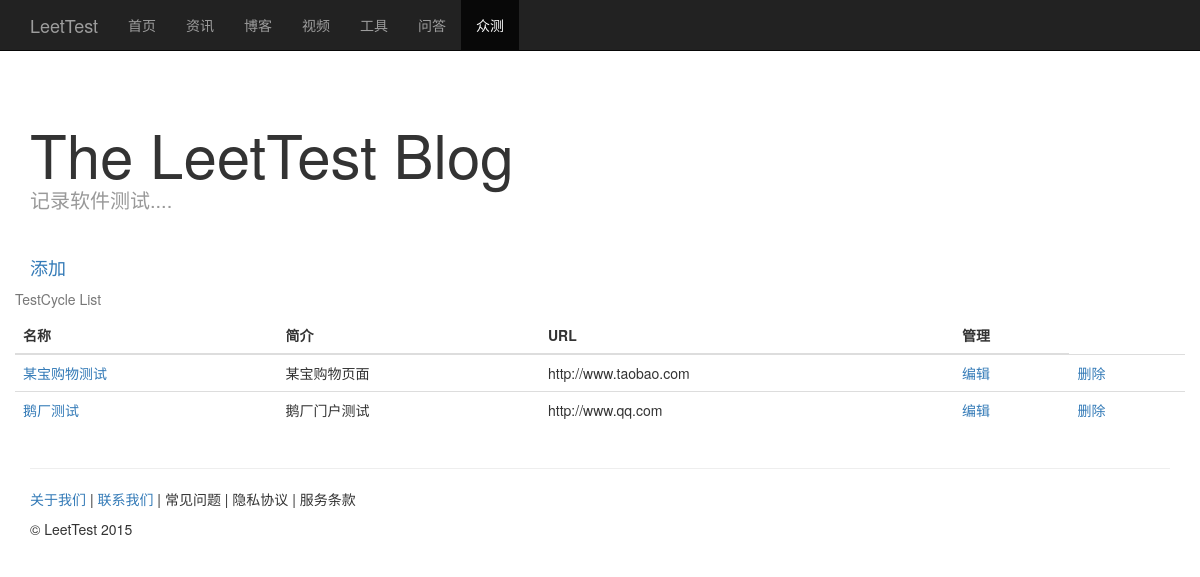
The app's page /crowd/, older data.
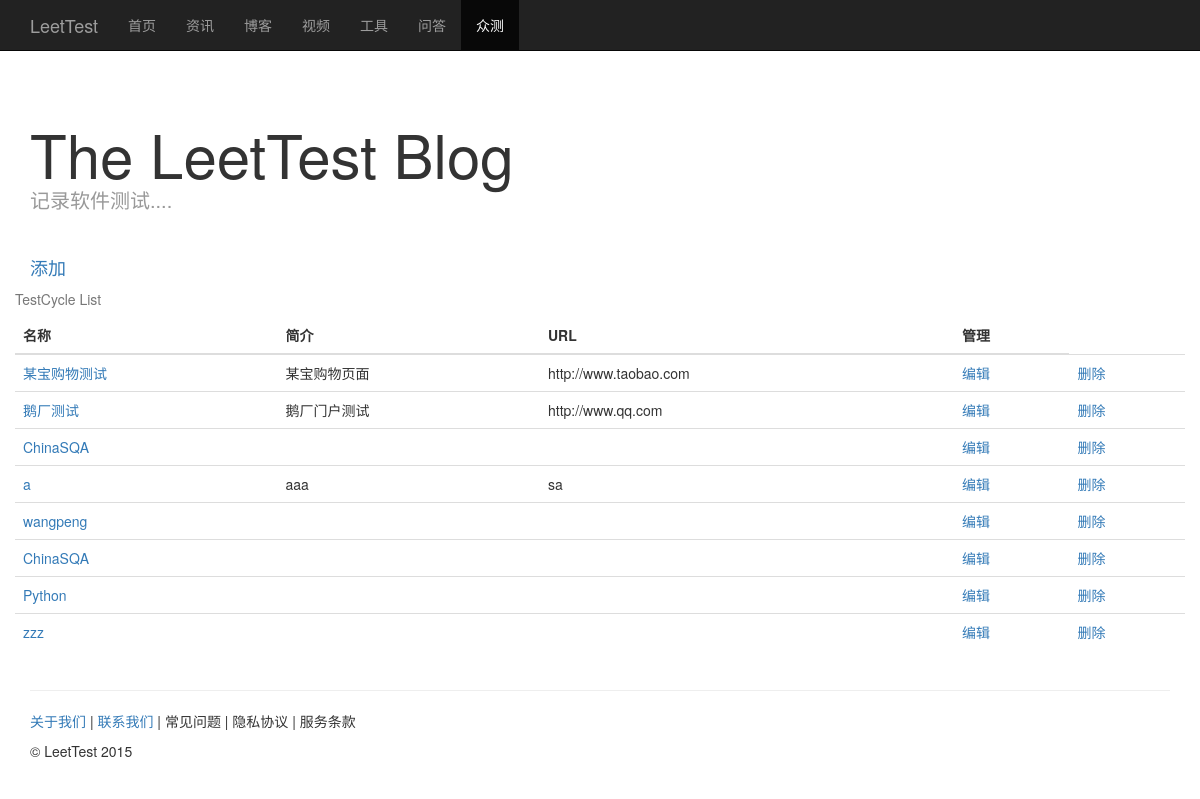
The same page, newer data.
### crowd/models.py (models this page shows, shortened)
class TestCycle(models.Model):
    name=models.CharField(max_length=40)
    description=models.TextField()
    website=models.CharField(max_length=50,blank=True)
    start_time = models.DateTimeField(auto_now_add=True)
    end_time = models.DateTimeField(auto_now=True)

### crowd/views.py (the view)
# urls.py: url(r'^crowd/$','crowd.views.testcycle_list'),
def testcycle_list(request):
    all_testcycles = TestCycle.objects.all()
    p = Paginator(all_testcycles , 20)
    page = request.GET.get('page') # Get page
    try:
        testcycles = p.page(page)
    except PageNotAnInteger:
        testcycles = p.page(1)
    except EmptyPage:
        testcycles = p.page(p.num_pages)
    return render_to_response('testcycle_list.html', {"testcycles": testcycles,"page":page})

### crowd/templates/testcycle_list.html (shortened to what this page needs)
{% extends "base.html" %}
{% block active-crowd %}
  class="active"
{% endblock %}
{% block css %}
    <link href="/static/css/blog.css" rel="stylesheet">
{% endblock %}
{% block content %}
    <div class="container">
      <div class="blog-header">
        <h1 class="blog-title">The LeetTest Blog</h1>
        <p class="lead blog-description">记录软件测试....</p>
      </div>
      <div class="row">
        <div class="col-sm-8 blog-main">
          <a href="testcycle_add">添加</a>
		</div>
		<div>
			<table class="table table-hover">
			   <caption>TestCycle List</caption>
			   <thead>
			      <tr>
			         <th>名称</th>
			         <th>简介</th>
			         <th>URL</th>
               <th>管理</th>
			      </tr>
			   </thead>
			   <tbody>
			   	{% for testcycle in testcycles%}
			      <tr>
			         <td><a href="testcycle_show?id={{testcycle.id}}">{{ testcycle.name }}</a></td>
			         <td>{{ testcycle.description }}</td>
			         <td>{{ testcycle.website }}</td>
               <td><a href="testcycle_edit?id={{testcycle.id}}">编辑</a> </td>
               <td><a href="testcycle_delete?id={{testcycle.id}}">删除</a> </td>
            </tr>
			    {% endfor %}
			   </tbody>
			</table>
        </div>
      </div>
  </div>
{% endblock %}

Row changes from the older to the newer data that the page shows:
added TestCycle: name "ChinaSQA"
added TestCycle: name "a", description "aaa", website "sa"
added TestCycle: name "wangpeng"
added TestCycle: name "ChinaSQA"
added TestCycle: name "Python"
added TestCycle: name "zzz"
